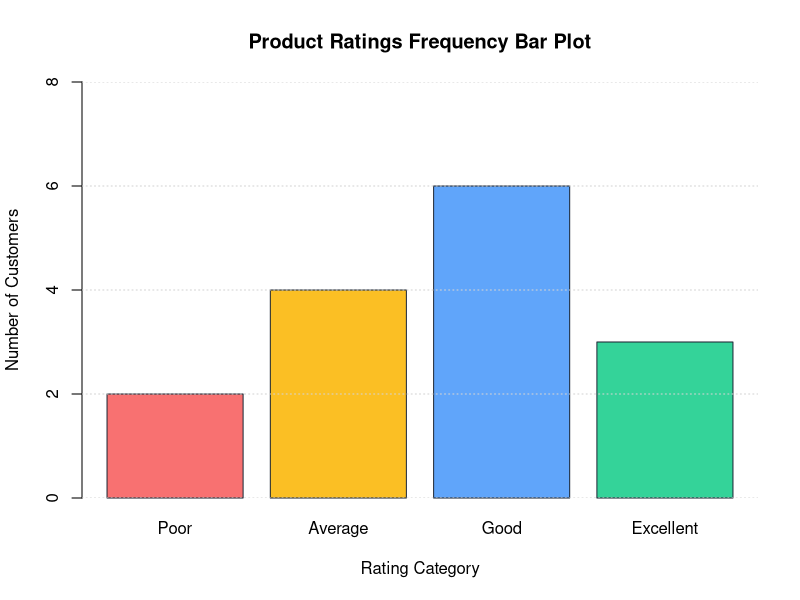

This chart was generated by the following R code:
# Question 8: Create 15 categorical product ratings; generate a frequency table and bar plot.

ratings <- factor(c("Excellent", "Good", "Good", "Average", "Poor",
                    "Excellent", "Good", "Average", "Average", "Good",
                    "Excellent", "Good", "Poor", "Average", "Good"),
                  levels=c("Poor", "Average", "Good", "Excellent"))

freq_table <- table(ratings)
cat("--- Frequency Distribution of Product Ratings ---\n")
print(freq_table)

png("../screenshots/q08_barplot.png", width=800, height=600, res=120)
barplot(freq_table, col=c("#f87171", "#fbbf24", "#60a5fa", "#34d399"),
        border="#1f2937", main="Product Ratings Frequency Bar Plot",
        xlab="Rating Category", ylab="Number of Customers", ylim=c(0, max(freq_table)+2))
grid(nx=NA, ny=NULL)
dev.off()
cat("\nBar plot saved to screenshots/q08_barplot.png\n")
